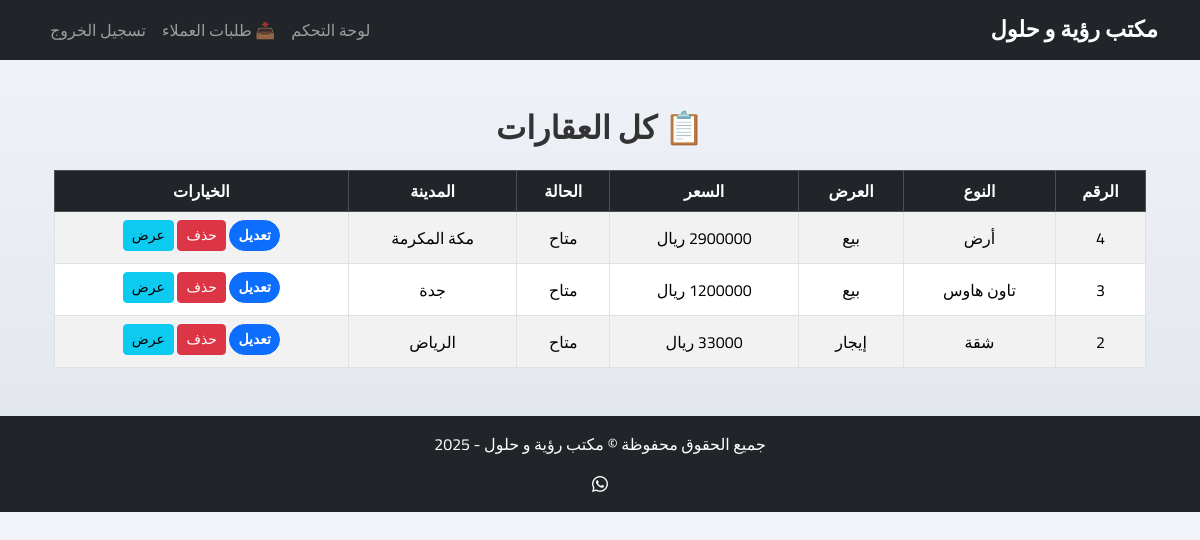
/admin-panel/properties/ (signed in), run on the app's committed database.
### core/models.py (models this page shows, shortened)
class SiteSettings(models.Model):
    site_name = models.CharField(max_length=100, default='مكتب خطوة وسيط')
    twitter_url = models.URLField(blank=True, null=True)
    snapchat_url = models.URLField(blank=True, null=True)
    whatsapp_number = models.CharField(max_length=20, blank=True, null=True)
    class Meta:
        verbose_name = "إعدادات الموقع"
        verbose_name_plural = "إعدادات الموقع"

class Property(models.Model):
    PROPERTY_TYPE_CHOICES = [
        ('apartment', 'شقة'),
        ('villa', 'فيلا'),
        ('land', 'أرض'),
        ('building', 'عمارة'),
        ('townhouse', 'تاون هاوس'),
        ('floor', 'دور'),
        ('palace', 'قصر'),
        ('chalet', 'استراحة'),
        ('farm', 'مزرعة'),
    ]
    OFFER_TYPE_CHOICES = [
        ('sale', 'بيع'),
        ('rent', 'إيجار'),
    ]
    PROPERTY_STATUS_CHOICES = [
        ('available', 'متاح'),
        ('reserved', 'محجوز'),
        ('executed', 'تم التنفيذ'),
    ]
    property_type = models.CharField(max_length=20, choices=PROPERTY_TYPE_CHOICES)
    offer_type = models.CharField(max_length=10, choices=OFFER_TYPE_CHOICES)
    age = models.PositiveIntegerField()
    price = models.DecimalField(max_digits=12, decimal_places=2)
    city = models.CharField(max_length=100)
    district = models.CharField(max_length=100)
    phone = models.CharField(max_length=20, verbose_name="رقم الجوال", null=True, blank=True)
    description = models.TextField()
    image = CloudinaryField('image', blank=True, null=True)
    license_number = models.CharField(max_length=50, blank=True, null=True)
    area = models.FloatField(null=True, blank=True)
    owner = models.ForeignKey(
        settings.AUTH_USER_MODEL,
        on_delete=models.CASCADE,
        related_name='properties'
    )
    created_at = models.DateTimeField(auto_now_add=True)
    status = models.CharField(
        max_length=10,
        choices=PROPERTY_STATUS_CHOICES,
        default='available'
    )
    reserved_by = models.ForeignKey(
        settings.AUTH_USER_MODEL,
        null=True,
        blank=True,
        on_delete=models.SET_NULL,
        related_name='reserved_properties',
        verbose_name="تم الحجز بواسطة"
    )
    reserved_at = models.DateTimeField(null=True, blank=True, verbose_name="وقت الحجز")
    executed_by = models.ForeignKey(
        settings.AUTH_USER_MODEL,
        null=True,
        blank=True,
        on_delete=models.SET_NULL,
        related_name='executed_properties',
        verbose_name="تم التنفيذ بواسطة"
    )
    executed_at = models.DateTimeField(null=True, blank=True, verbose_name="وقت التنفيذ")

### core/views.py (the view)
# urls.py: path('admin-panel/properties/', admin_properties_list, name='admin_properties_list'),
@login_required
def admin_properties_list(request):
    if request.user.user_type != 'admin':
        return redirect('dashboard')
    properties = Property.objects.all().order_by('-created_at')
    return render(request, 'core/admin_properties_list.html', {'properties': properties})

### core/context_processors.py (called while the page is built)
def site_settings(request):
    try:
        return {'site_settings': SiteSettings.objects.first()}
    except:
        return {'site_settings': None}

### core/templates/core/admin_properties_list.html (shortened to what this page needs)
{% extends 'core/base.html' %}
{% block content %}
<div class="container mt-5">
    <h2 class="mb-4 text-center fw-bold">📋 كل العقارات</h2>
    <table class="table table-bordered table-striped text-center align-middle">
        <thead class="table-dark">
            <tr>
                <th>الرقم</th>
                <th>النوع</th>
                <th>العرض</th>
                <th>السعر</th>
                <th>الحالة</th>
                <th>المدينة</th>
                <th>الخيارات</th>
            </tr>
        </thead>
        <tbody>
            {% for property in properties %}
                <tr>
                    <td>{{ property.id }}</td>
                    <td>{{ property.get_property_type_display }}</td>
                    <td>{{ property.get_offer_type_display }}</td>
                    <td>{{ property.price|floatformat:0 }} ريال</td>
                    <td>{{ property.get_status_display }}</td>
                    <td>{{ property.city }}</td>
                    <td>
                        <a href="{% url 'admin_edit_property' property.id %}" class="btn btn-sm btn-primary mb-1">تعديل</a>
                        <a href="{% url 'confirm_delete_property' property.id %}" class="btn btn-sm btn-danger mb-1">حذف</a>
                        <a href="{% url 'property_detail' property.id %}" class="btn btn-sm btn-info mb-1">عرض</a>
                    </td>
                </tr>
            {% empty %}
                <tr>
                    <td colspan="7" class="text-muted">لا توجد عقارات مسجلة حاليًا.</td>
                </tr>
            {% endfor %}
        </tbody>
    </table>
</div>
{% endblock %}

### core/templates/core/base.html (shortened to what this page needs)
{% load static %}
<!DOCTYPE html>
<html lang="ar" dir="rtl">
<head>
    <link href="https://cdn.jsdelivr.net/npm/bootstrap@5.3.3/dist/css/bootstrap.rtl.min.css" rel="stylesheet">
    <link href="https://cdn.jsdelivr.net/npm/bootstrap-icons@1.10.5/font/bootstrap-icons.css" rel="stylesheet">
    <link rel="stylesheet" href="{% static 'css/dashboard.css' %}">
</head>
<body class="{% block body_class %}{% endblock %}">
<nav class="navbar navbar-expand-lg navbar-dark bg-dark mb-4">
    <div class="container">
        <a class="navbar-brand" href="/">{{ site_settings.site_name|default:"مكتب خطوة وسيط" }}</a>
        <div class="collapse navbar-collapse justify-content-end" id="navbarNav">
            <ul class="navbar-nav">
                {% if user.is_authenticated %}
                    <li class="nav-item">
                        <a class="nav-link" href="{% url 'dashboard' %}">لوحة التحكم</a>
                    </li>
                    <li class="nav-item">
                        <a class="nav-link" href="{% url 'customer_requests' %}">📥 طلبات العملاء</a>
                    </li>
                    <li class="nav-item">
                        <a class="nav-link" href="{% url 'logout' %}">تسجيل الخروج</a>
                    </li>
                {% else %}
                    <li class="nav-item">
                        <a class="nav-link" href="{% url 'login' %}">تسجيل الدخول</a>
                    </li>
                {% endif %}
            </ul>
        </div>
    </div>
</nav>
<div class="container mb-5">
    {% block content %}{% endblock %}
</div>
<footer class="bg-dark text-white text-center py-3 mt-auto">
    <div class="container">
        <p>جميع الحقوق محفوظة &copy; {{ site_settings.site_name|default:"مكتب خطوة وسيط" }} - 2025</p>
        <div>
            {% if site_settings.whatsapp_number %}
                <a href="https://wa.me/{{ site_settings.whatsapp_number }}" class="text-white"><i class="bi bi-whatsapp"></i></a>
            {% endif %}
        </div>
    </div>
</footer>
</body>
</html>

### static/css/dashboard.css (style rules this page uses)
body { background: linear-gradient(to bottom, #f1f4f9, #e0e4ec); font-family: 'Cairo', sans-serif; color: #333; }

### core/templates/core/base.html (style rules this page uses)
body { font-family: 'Cairo', sans-serif; background: linear-gradient(to bottom, #f1f4f9, #e0e4ec); color: #333; }
.navbar-brand { font-weight: bold; font-size: 1.4rem; color: #ffffff !important; }
.btn-primary, .btn-success, .btn-outline-primary, .btn-outline-info { font-weight: bold; border-radius: 30px; }

### data on the page
SiteSettings: site_name "مكتب رؤية و حلول"
Property: id "4", property_type "أرض", offer_type "بيع", status "متاح", city "مكة المكرمة"
Property: id "3", property_type "تاون هاوس", offer_type "بيع", status "متاح", city "جدة"
Property: id "2", property_type "شقة", offer_type "إيجار", status "متاح", city "الرياض"
